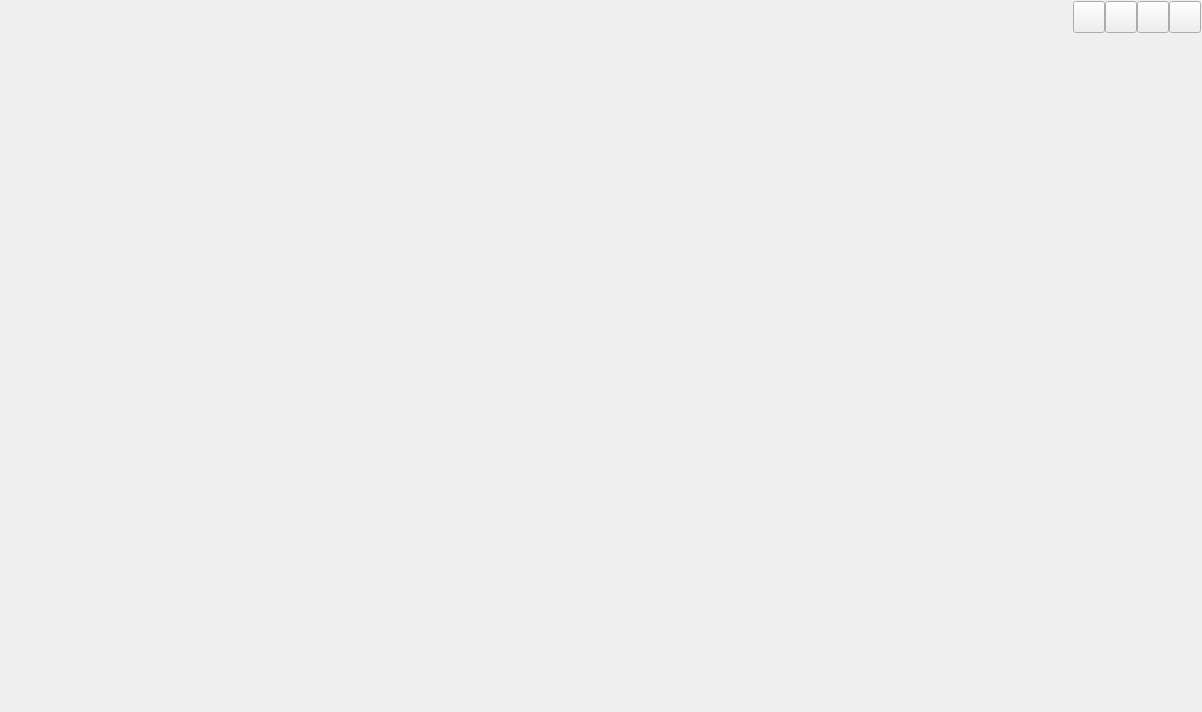
<?xml version="1.0" encoding="UTF-8"?>
<ui version="4.0">
 <class>CustomTabClass</class>
 <widget class="QMainWindow" name="CustomTabClass">
  <property name="geometry">
   <rect>
    <x>0</x>
    <y>0</y>
    <width>1202</width>
    <height>712</height>
   </rect>
  </property>
  <property name="minimumSize">
   <size>
    <width>950</width>
    <height>500</height>
   </size>
  </property>
  <property name="mouseTracking">
   <bool>true</bool>
  </property>
  <property name="windowTitle">
   <string>FCBrowser</string>
  </property>
  <property name="windowIcon">
   <iconset>
    <normaloff>:/FCBrowser/image/FlashCenter.ico</normaloff>:/FCBrowser/image/FlashCenter.ico</iconset>
  </property>
  <widget class="QWidget" name="mainWidget">
   <property name="minimumSize">
    <size>
     <width>950</width>
     <height>500</height>
    </size>
   </property>
   <property name="mouseTracking">
    <bool>true</bool>
   </property>
   <property name="styleSheet">
    <string notr="true"/>
   </property>
   <layout class="QVBoxLayout" name="verticalLayout">
    <property name="spacing">
     <number>0</number>
    </property>
    <property name="leftMargin">
     <number>1</number>
    </property>
    <property name="topMargin">
     <number>1</number>
    </property>
    <property name="rightMargin">
     <number>1</number>
    </property>
    <property name="bottomMargin">
     <number>1</number>
    </property>
    <item>
     <widget class="QWidget" name="captionWidget" native="true">
      <property name="maximumSize">
       <size>
        <width>16777215</width>
        <height>42</height>
       </size>
      </property>
      <property name="mouseTracking">
       <bool>true</bool>
      </property>
      <property name="styleSheet">
       <string notr="true"/>
      </property>
      <layout class="QHBoxLayout" name="horizontalLayout_3">
       <property name="spacing">
        <number>0</number>
       </property>
       <property name="leftMargin">
        <number>0</number>
       </property>
       <property name="topMargin">
        <number>0</number>
       </property>
       <property name="rightMargin">
        <number>0</number>
       </property>
       <property name="bottomMargin">
        <number>0</number>
       </property>
       <item>
        <widget class="QWidget" name="tab_widget" native="true">
         <property name="sizePolicy">
          <sizepolicy hsizetype="Expanding" vsizetype="Preferred">
           <horstretch>0</horstretch>
           <verstretch>0</verstretch>
          </sizepolicy>
         </property>
         <property name="minimumSize">
          <size>
           <width>1050</width>
           <height>42</height>
          </size>
         </property>
         <property name="mouseTracking">
          <bool>true</bool>
         </property>
         <property name="styleSheet">
          <string notr="true"/>
         </property>
         <layout class="QHBoxLayout" name="horizontalLayout_5">
          <property name="spacing">
           <number>0</number>
          </property>
          <property name="leftMargin">
           <number>0</number>
          </property>
          <property name="topMargin">
           <number>0</number>
          </property>
          <property name="rightMargin">
           <number>0</number>
          </property>
          <property name="bottomMargin">
           <number>0</number>
          </property>
         </layout>
        </widget>
       </item>
       <item>
        <layout class="QHBoxLayout" name="horizontalLayout_2">
         <property name="spacing">
          <number>0</number>
         </property>
         <property name="sizeConstraint">
          <enum>QLayout::SetMaximumSize</enum>
         </property>
         <property name="bottomMargin">
          <number>10</number>
         </property>
         <item>
          <spacer name="horizontalSpacer">
           <property name="orientation">
            <enum>Qt::Horizontal</enum>
           </property>
           <property name="sizeType">
            <enum>QSizePolicy::Fixed</enum>
           </property>
           <property name="sizeHint" stdset="0">
            <size>
             <width>20</width>
             <height>32</height>
            </size>
           </property>
          </spacer>
         </item>
         <item>
          <widget class="QPushButton" name="btn_min">
           <property name="minimumSize">
            <size>
             <width>32</width>
             <height>32</height>
            </size>
           </property>
           <property name="maximumSize">
            <size>
             <width>32</width>
             <height>32</height>
            </size>
           </property>
           <property name="mouseTracking">
            <bool>true</bool>
           </property>
           <property name="styleSheet">
            <string notr="true"/>
           </property>
           <property name="text">
            <string/>
           </property>
          </widget>
         </item>
         <item>
          <widget class="QPushButton" name="btn_max">
           <property name="minimumSize">
            <size>
             <width>32</width>
             <height>32</height>
            </size>
           </property>
           <property name="maximumSize">
            <size>
             <width>32</width>
             <height>32</height>
            </size>
           </property>
           <property name="mouseTracking">
            <bool>true</bool>
           </property>
           <property name="styleSheet">
            <string notr="true"/>
           </property>
           <property name="text">
            <string/>
           </property>
          </widget>
         </item>
         <item>
          <widget class="QPushButton" name="btn_restore">
           <property name="minimumSize">
            <size>
             <width>32</width>
             <height>32</height>
            </size>
           </property>
           <property name="maximumSize">
            <size>
             <width>32</width>
             <height>32</height>
            </size>
           </property>
           <property name="mouseTracking">
            <bool>true</bool>
           </property>
           <property name="styleSheet">
            <string notr="true"/>
           </property>
           <property name="text">
            <string/>
           </property>
          </widget>
         </item>
         <item>
          <widget class="QPushButton" name="btn_close">
           <property name="minimumSize">
            <size>
             <width>32</width>
             <height>32</height>
            </size>
           </property>
           <property name="maximumSize">
            <size>
             <width>32</width>
             <height>32</height>
            </size>
           </property>
           <property name="mouseTracking">
            <bool>true</bool>
           </property>
           <property name="styleSheet">
            <string notr="true"/>
           </property>
           <property name="text">
            <string/>
           </property>
          </widget>
         </item>
        </layout>
       </item>
      </layout>
     </widget>
    </item>
    <item>
     <widget class="QStackedWidget" name="stackedWidget"/>
    </item>
   </layout>
  </widget>
 </widget>
 <layoutdefault spacing="6" margin="11"/>
 <resources>
  <include location="../res/FCBrowser.qrc"/>
 </resources>
 <connections/>
</ui>
